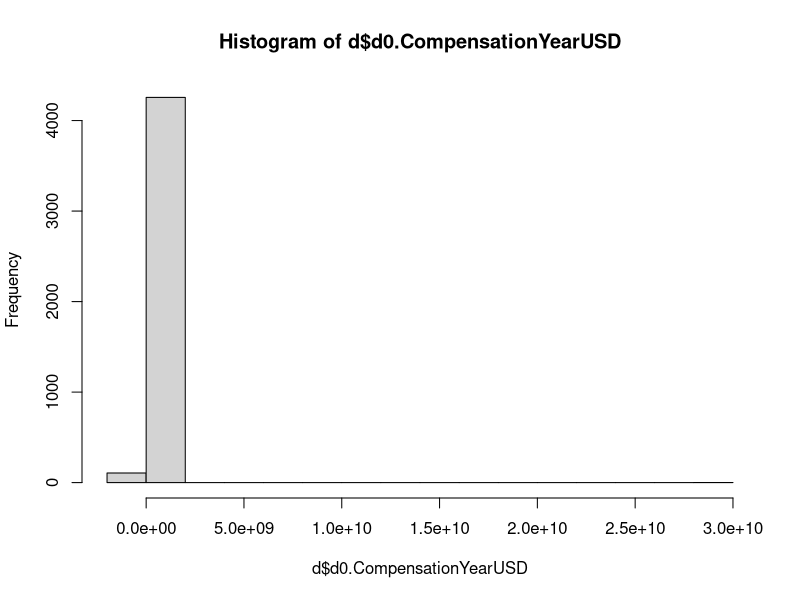
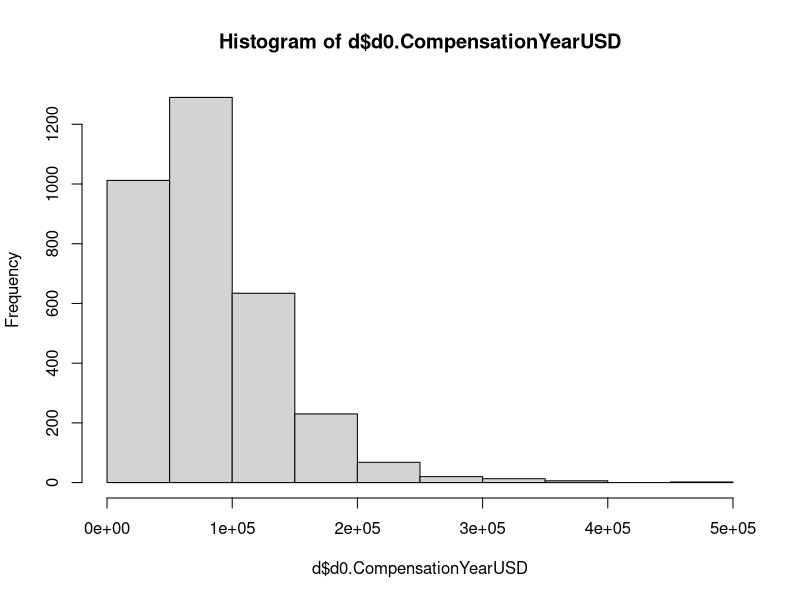

Reproduce these figures in R, in order. (Note: this script raises an error after producing the figures.)
## ---- chunk 1
knitr::opts_chunk$set(echo = TRUE)
## ---- chunk 2
d0 <- read.csv("../Data/DataScienceData.csv")
## ---- chunk 3
d <- data.frame(d0$FormalEducation, d0$CompensationYearUSD, d0$Tenure)
d <- na.omit(d)
unique(d$d0.FormalEducation)
## ---- chunk 4
hist(d$d0.CompensationYearUSD)
max(d$d0.CompensationYearUSD)
mean(d$d0.CompensationYearUSD)
mean(d$d0.CompensationYearUSD[d$d0.FormalEducation=="Bachelor's degree"])
## ---- chunk 5
d <- d[d$d0.CompensationYearUSD < 500000,]
d <- d[d$d0.CompensationYearUSD > 20000,]
hist(d$d0.CompensationYearUSD)
## ---- chunk 6
mean(d$d0.CompensationYearUSD)
sd(d$d0.CompensationYearUSD)
mean(d$d0.CompensationYearUSD[d$d0.FormalEducation=="Bachelor's degree"])
## ---- chunk 7
unique(d$d0.FormalEducation)

"bachelor's"
bach = d[d$d0.FormalEducation=="Bachelor's degree",]
nrow(bach)
m_bachelor <- mean(bach$d0.CompensationYearUSD)
sd(bach$d0.CompensationYearUSD)

"master's"
mas = d[d$d0.FormalEducation=="Master's degree",]
nrow(mas)
m_master <- mean(mas$d0.CompensationYearUSD)
sd(mas$d0.CompensationYearUSD)

"doctorate"
doc = d[d$d0.FormalEducation=="Doctoral degree",]
nrow(doc)
m_doctor <- mean(doc$d0.CompensationYearUSD)
sd(doc$d0.CompensationYearUSD)

"professional"
prof = d[d$d0.FormalEducation=="Professional degree",]
nrow(prof)
m_professional <- mean(prof$d0.CompensationYearUSD)
sd(prof$d0.CompensationYearUSD)


groupmeans = c(m_bachelor, m_master, m_doctor, m_professional)
groupmeans
## ---- chunk 8
d <- d[d$d0.FormalEducation != "I did not complete any formal education past high school",]
d <- d[d$d0.FormalEducation != "Some college/university study without earning a bachelor's degree",]
d <- d[d$d0.FormalEducation != "I prefer not to answer",]

## ---- chunk 9
set.seed(3)
n = 700
n2 = 1530
n3 = 800

m1 = 50000
m2 = 60000
m3 = 70000

s1 = 50000
s2 = 55000
s3 = 60000

reps=1000
pvalues=data.frame(p12=rep(NA,reps),p13=rep(NA,reps),p23=rep(NA,reps))
for(i in 1:reps){
  x1=rnorm(n,m1,s1)
  x2=rnorm(n2,m2,s2)
  x3=rnorm(n3,m3,s3)
  pvalues$p12[i]=t.test(x1,x2,var.equal=F)$p.value
  pvalues$p13[i]=t.test(x1,x3,var.equal=F)$p.value
  pvalues$p23[i]=t.test(x2,x3,var.equal=F)$p.value
}

# This creates a dataframe with a TRUE or FALSE value for each pairwise test indicating if it rejected
# as well as a column indicating if any one test rejected
reject = data.frame(pvalues < 0.05, any.rejection=apply(pvalues<0.05, 1, any))

# This calculates the mean TRUE entries in each column (proportion of rejections) and shows a given number of decimal places for the results
results = apply(reject,2,mean)
dec = 5
format(round(results, dec), nsmall=dec)
## ---- chunk 10
prof = prof$d0.CompensationYearUSD
bach = bach$d0.CompensationYearUSD
mas = mas$d0.CompensationYearUSD
doc = doc$d0.CompensationYearUSD
## ---- chunk 11


pvalues=data.frame(Prof_v_BS=NA, BS_v_MS=NA, BS_v_PhD=NA, MS_v_PhD=NA, MS_v_Prof=NA, Prof_v_PhD=NA)
pvalues$Prof_v_BS=t.test(prof, bach, var.equal=F)$p.value
pvalues$BS_v_MS=t.test(bach,mas,var.equal=F)$p.value
pvalues$BS_v_PhD=t.test(bach,doc,var.equal=F)$p.value
pvalues$MS_v_PhD=t.test(mas, doc, var.equal=F)$p.value
pvalues$MS_v_Prof=t.test(mas, prof, var.equal=F)$p.value
pvalues$Prof_v_PhD=t.test(prof, doc, var.equal=F)$p.value

grid.table(pvalues)
## ---- chunk 12
groupmeans
anovaP <- power.anova.test(groups = 4, 
between.var = var(c(50000, 60000, 55000, 70000)), within.var = 50000^2, 
power=NULL,sig.level=0.05,n=c(700, 1500, 800, 100))

anovaP
## ---- chunk 13
d$d0.FormalEducation <- ordered(d$d0.FormalEducation,
                         levels = c("Professional degree", "Bachelor's degree", "Master's degree", "Doctoral degree"))
## ---- chunk 14
summary(aov(d$d0.CompensationYearUSD ~ d$d0.FormalEducation, data = d))
## ---- chunk 15
ggplot(d) +
  ggtitle("Distributions of Salary per Education Group") +
  xlab("Salary in USD") +
  labs(fill= "Salary in USD", color="Salary in USD") +
  geom_density(aes(x=d$d0.CompensationYearUSD, fill=d$d0.FormalEducation, color=d$d0.FormalEducation), alpha=0.3) +
  scale_x_continuous(labels=dollar) 
## ---- chunk 16
summary(lm(d$d0.CompensationYearUSD ~ factor(d$d0.FormalEducation), data=d))
## ---- chunk 17
ggplot(d, aes(x=d0.FormalEducation, y=d0.CompensationYearUSD)) + 
  ggtitle("Salary by Education Level") +
  xlab("Education Level") +
  ylab("Salary in USD") +
  geom_point() +
  geom_abline(intercept=47806.58, slope = 16827) +
  scale_y_continuous(labels=dollar)
